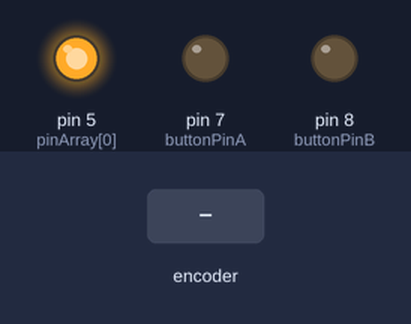
The sketch below on a simulated Arduino Uno, built with avr-gcc and run on an emulated ATmega328P. Shown: output pins drawn as LEDs (lit = HIGH). The inputs (shaded band) are chosen by the test bench.

Above: at 0.9 s.
1.3 s: rotary encoder on pin 7 (buttonPinA) / pin 8 (buttonPinB) turned 3 steps (first pin leading)
At 1.81 s:
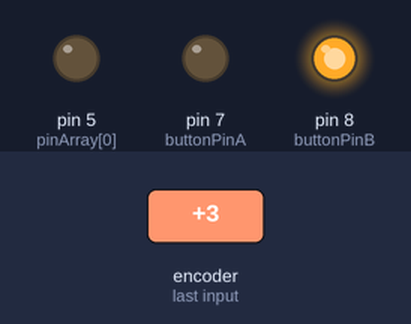
Timing chart, 0 to 4.3 s (numbered marks = the images above; inputs shaded):
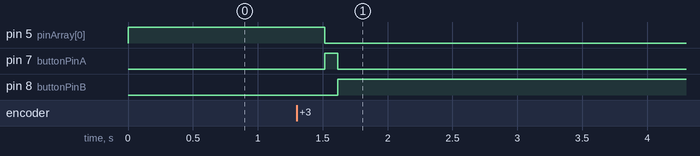

Measured:
- after the input at 1.3 s, pin 5 (pinArray[0]): HIGH → LOW after 0.22 s; pin 7 (buttonPinA): LOW → HIGH after 0.22 s, → LOW 0.10 s later; pin 8 (buttonPinB): LOW → HIGH after 0.32 s

The sketch:

stepperButtonDrive1.ino
```cpp
// (licence header left out)
int pinArray[] = {5,6,9,10};
int pinIndex = 0;
int buttonPinA = 7;
int buttonPinB = 8;
boolean buttonStateA = LOW;
boolean buttonStateB = LOW;

int z = 0;
int zserial = 0;
int deltaz = 0;
int index = 0;

void setup() {
 // Serial.begin(115200);
  pinMode(buttonPinA,INPUT);
  pinMode(buttonPinB,INPUT);
}

void loop() {
  buttonStateA = digitalRead(buttonPinA);//read first button[up]
  buttonStateB = digitalRead(buttonPinB);//read second button[down]
  if(buttonStateA){
    z = z + 1;
  }
  if(buttonStateB){
    z = z - 1;
  }
  analogWrite(pinArray[z%4],255);
  delay(100);
  analogWrite(pinArray[z%4],0);
  delay(1);

}
```
